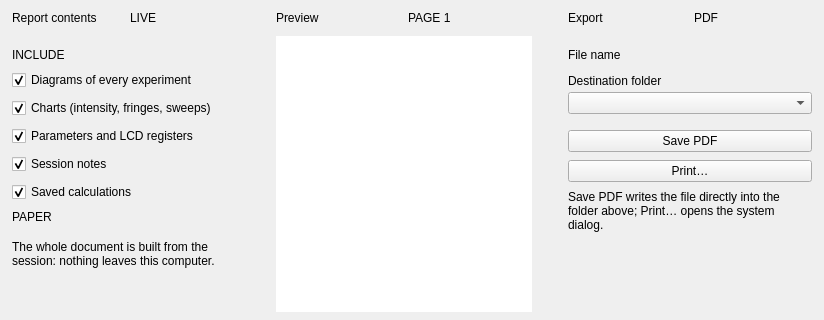
<?xml version='1.0' encoding='UTF-8'?>
<ui version="4.0">
 <class>ReportPage</class>
 <widget class="QWidget" name="ReportPage">
  <layout class="QHBoxLayout" name="reportColumnsLayout">
   <property name="spacing"><number>12</number></property>
   <property name="leftMargin"><number>0</number></property><property name="topMargin"><number>0</number></property><property name="rightMargin"><number>0</number></property><property name="bottomMargin"><number>0</number></property>
   <item>
    <widget class="QWidget" name="optionsColumn">
     <property name="minimumSize"><size><width>252</width><height>0</height></size></property><property name="maximumSize"><size><width>252</width><height>16777215</height></size></property>
     <layout class="QVBoxLayout" name="optionsColumnLayout"><property name="spacing"><number>12</number></property><property name="leftMargin"><number>0</number></property><property name="topMargin"><number>0</number></property><property name="rightMargin"><number>0</number></property><property name="bottomMargin"><number>0</number></property>
      <item stretch="1">
       <widget class="QFrame" name="optionsPanel">
        <property name="frameShape"><enum>QFrame::NoFrame</enum></property>
        <layout class="QVBoxLayout" name="optionsPanelLayout"><property name="spacing"><number>0</number></property><property name="leftMargin"><number>0</number></property><property name="topMargin"><number>0</number></property><property name="rightMargin"><number>0</number></property><property name="bottomMargin"><number>0</number></property>
         <item>
          <widget class="QFrame" name="optionsHeader">
           <property name="minimumSize"><size><width>0</width><height>36</height></size></property><property name="frameShape"><enum>QFrame::NoFrame</enum></property>
           <layout class="QHBoxLayout" name="optionsHeaderLayout"><property name="spacing"><number>8</number></property><property name="leftMargin"><number>12</number></property><property name="topMargin"><number>4</number></property><property name="rightMargin"><number>12</number></property><property name="bottomMargin"><number>4</number></property>
            <item stretch="1"><widget class="QLabel" name="optionsTitle"><property name="text"><string>Report contents</string></property><property name="wordWrap"><bool>true</bool></property></widget></item>
            <item><widget class="QLabel" name="optionsMeta"><property name="text"><string>LIVE</string></property><property name="wordWrap"><bool>true</bool></property><property name="layoutDirection"><enum>Qt::LeftToRight</enum></property></widget></item>
           </layout>
          </widget>
         </item>
         <item stretch="1">
          <widget class="QWidget" name="optionsBody">
           <layout class="QVBoxLayout" name="optionsBodyLayout"><property name="spacing"><number>8</number></property><property name="leftMargin"><number>12</number></property><property name="topMargin"><number>12</number></property><property name="rightMargin"><number>12</number></property><property name="bottomMargin"><number>12</number></property>
            <item><widget class="QLabel" name="includeLabel"><property name="text"><string>INCLUDE</string></property></widget></item>
            <item><widget class="QCheckBox" name="diagramsCheck"><property name="text"><string>Diagrams of every experiment</string></property><property name="checked"><bool>true</bool></property></widget></item>
            <item><widget class="QCheckBox" name="chartsCheck"><property name="text"><string>Charts (intensity, fringes, sweeps)</string></property><property name="checked"><bool>true</bool></property></widget></item>
            <item><widget class="QCheckBox" name="registersCheck"><property name="text"><string>Parameters and LCD registers</string></property><property name="checked"><bool>true</bool></property></widget></item>
            <item><widget class="QCheckBox" name="notesCheck"><property name="text"><string>Session notes</string></property><property name="checked"><bool>true</bool></property></widget></item>
            <item><widget class="QCheckBox" name="runsCheck"><property name="text"><string>Saved calculations</string></property><property name="checked"><bool>true</bool></property></widget></item>
            <item><widget class="QLabel" name="paperLabel"><property name="text"><string>PAPER</string></property></widget></item>
            <item><widget class="QWidget" name="paperTabsHost"><layout class="QVBoxLayout" name="paperTabsLayout"><property name="spacing"><number>0</number></property><property name="leftMargin"><number>0</number></property><property name="topMargin"><number>0</number></property><property name="rightMargin"><number>0</number></property><property name="bottomMargin"><number>0</number></property></layout></widget></item>
            <item><widget class="QLabel" name="optionsHint"><property name="text"><string>The whole document is built from the session: nothing leaves this computer.</string></property><property name="wordWrap"><bool>true</bool></property></widget></item>
            <item><spacer name="optionsBodySpacer"><property name="orientation"><enum>Qt::Vertical</enum></property><property name="sizeHint" stdset="0"><size><width>20</width><height>40</height></size></property></spacer></item>
           </layout>
           </widget>

          </item>
        </layout>
       </widget>

      </item>
     </layout>
    </widget>
   </item>
   <item stretch="1">
    <widget class="QWidget" name="previewColumn">
     <layout class="QVBoxLayout" name="previewColumnLayout"><property name="spacing"><number>12</number></property><property name="leftMargin"><number>0</number></property><property name="topMargin"><number>0</number></property><property name="rightMargin"><number>0</number></property><property name="bottomMargin"><number>0</number></property>
      <item stretch="1">
       <widget class="QFrame" name="previewPanel">
        <property name="frameShape"><enum>QFrame::NoFrame</enum></property>
        <layout class="QVBoxLayout" name="previewPanelLayout"><property name="spacing"><number>0</number></property><property name="leftMargin"><number>0</number></property><property name="topMargin"><number>0</number></property><property name="rightMargin"><number>0</number></property><property name="bottomMargin"><number>0</number></property>
         <item>
          <widget class="QFrame" name="previewHeader">
           <property name="minimumSize"><size><width>0</width><height>36</height></size></property><property name="frameShape"><enum>QFrame::NoFrame</enum></property>
           <layout class="QHBoxLayout" name="previewHeaderLayout"><property name="spacing"><number>8</number></property><property name="leftMargin"><number>12</number></property><property name="topMargin"><number>4</number></property><property name="rightMargin"><number>12</number></property><property name="bottomMargin"><number>4</number></property>
            <item stretch="1"><widget class="QLabel" name="previewTitle"><property name="text"><string>Preview</string></property><property name="wordWrap"><bool>true</bool></property></widget></item>
            <item><widget class="QLabel" name="previewMeta"><property name="text"><string>PAGE 1</string></property><property name="wordWrap"><bool>true</bool></property><property name="layoutDirection"><enum>Qt::LeftToRight</enum></property></widget></item>
           </layout>
          </widget>
         </item>
         <item stretch="1">
          <widget class="QWidget" name="previewBody">
           <layout class="QVBoxLayout" name="previewBodyLayout"><property name="spacing"><number>8</number></property><property name="leftMargin"><number>12</number></property><property name="topMargin"><number>0</number></property><property name="rightMargin"><number>12</number></property><property name="bottomMargin"><number>8</number></property>
            <item stretch="1"><widget class="QTextBrowser" name="reportPreview"><property name="openExternalLinks"><bool>false</bool></property><property name="frameShape"><enum>QFrame::NoFrame</enum></property></widget></item>
           </layout>
           </widget>

          </item>
        </layout>
        </widget>

      </item>
     </layout>
    </widget>

   </item>
   <item>
    <widget class="QWidget" name="toolsColumn">
     <property name="minimumSize"><size><width>268</width><height>0</height></size></property><property name="maximumSize"><size><width>268</width><height>16777215</height></size></property>
     <layout class="QVBoxLayout" name="toolsColumnLayout"><property name="spacing"><number>12</number></property><property name="leftMargin"><number>0</number></property><property name="topMargin"><number>0</number></property><property name="rightMargin"><number>0</number></property><property name="bottomMargin"><number>0</number></property>
      <item stretch="1">
       <widget class="QFrame" name="exportPanel">
        <property name="frameShape"><enum>QFrame::NoFrame</enum></property>
        <layout class="QVBoxLayout" name="exportPanelLayout"><property name="spacing"><number>0</number></property><property name="leftMargin"><number>0</number></property><property name="topMargin"><number>0</number></property><property name="rightMargin"><number>0</number></property><property name="bottomMargin"><number>0</number></property>
         <item>
          <widget class="QFrame" name="exportHeader">
           <property name="minimumSize"><size><width>0</width><height>36</height></size></property><property name="frameShape"><enum>QFrame::NoFrame</enum></property>
           <layout class="QHBoxLayout" name="exportHeaderLayout"><property name="spacing"><number>8</number></property><property name="leftMargin"><number>12</number></property><property name="topMargin"><number>4</number></property><property name="rightMargin"><number>12</number></property><property name="bottomMargin"><number>4</number></property>
            <item stretch="1"><widget class="QLabel" name="exportTitle"><property name="text"><string>Export</string></property><property name="wordWrap"><bool>true</bool></property></widget></item>
            <item><widget class="QLabel" name="exportMeta"><property name="text"><string>PDF</string></property><property name="wordWrap"><bool>true</bool></property><property name="layoutDirection"><enum>Qt::LeftToRight</enum></property></widget></item>
           </layout>
          </widget>
         </item>
         <item stretch="1">
          <widget class="QWidget" name="exportBody">
           <layout class="QVBoxLayout" name="exportBodyLayout"><property name="spacing"><number>8</number></property><property name="leftMargin"><number>12</number></property><property name="topMargin"><number>12</number></property><property name="rightMargin"><number>12</number></property><property name="bottomMargin"><number>12</number></property>
            <item>
             <widget class="QWidget" name="fileNameGroup">
              <layout class="QVBoxLayout" name="fileNameGroupLayout"><property name="spacing"><number>4</number></property><property name="leftMargin"><number>0</number></property><property name="topMargin"><number>0</number></property><property name="rightMargin"><number>0</number></property><property name="bottomMargin"><number>0</number></property>
               <item><widget class="QLabel" name="fileNameLabel"><property name="text"><string>File name</string></property><property name="wordWrap"><bool>true</bool></property></widget></item>
               <item><widget class="QWidget" name="fileNameFieldHost"><layout class="QVBoxLayout" name="fileNameFieldLayout"><property name="spacing"><number>0</number></property><property name="leftMargin"><number>0</number></property><property name="topMargin"><number>0</number></property><property name="rightMargin"><number>0</number></property><property name="bottomMargin"><number>0</number></property></layout></widget></item>
              </layout>
             </widget>
            </item>
            <item>
             <widget class="QWidget" name="folderGroup">
              <layout class="QVBoxLayout" name="folderGroupLayout"><property name="spacing"><number>4</number></property><property name="leftMargin"><number>0</number></property><property name="topMargin"><number>0</number></property><property name="rightMargin"><number>0</number></property><property name="bottomMargin"><number>0</number></property>
               <item><widget class="QLabel" name="folderLabel"><property name="text"><string>Destination folder</string></property><property name="wordWrap"><bool>true</bool></property></widget></item>
               <item><widget class="QComboBox" name="folderCombo" /></item>
              </layout>
             </widget>
            </item>
            <item><widget class="QWidget" name="readyCardHost"><layout class="QVBoxLayout" name="readyCardLayout"><property name="spacing"><number>0</number></property><property name="leftMargin"><number>0</number></property><property name="topMargin"><number>0</number></property><property name="rightMargin"><number>0</number></property><property name="bottomMargin"><number>0</number></property></layout></widget></item>
            <item><widget class="QPushButton" name="savePdfButton"><property name="text"><string>Save PDF</string></property></widget></item>
            <item><widget class="QPushButton" name="printButton"><property name="text"><string>Print…</string></property></widget></item>
            <item><widget class="QLabel" name="exportHint"><property name="text"><string>Save PDF writes the file directly into the folder above; Print… opens the system dialog.</string></property><property name="wordWrap"><bool>true</bool></property></widget></item>
            <item><spacer name="exportBodySpacer"><property name="orientation"><enum>Qt::Vertical</enum></property><property name="sizeHint" stdset="0"><size><width>20</width><height>40</height></size></property></spacer></item>
           </layout>
           </widget>

          </item>
        </layout>
        </widget>

      </item>
      <item><widget class="QWidget" name="recentExportHost"><layout class="QVBoxLayout" name="recentExportLayout"><property name="spacing"><number>0</number></property><property name="leftMargin"><number>0</number></property><property name="topMargin"><number>0</number></property><property name="rightMargin"><number>0</number></property><property name="bottomMargin"><number>0</number></property></layout></widget></item>
     </layout>
    </widget>
   </item>
  </layout>
 </widget>
 <resources />
 <connections />
</ui>
